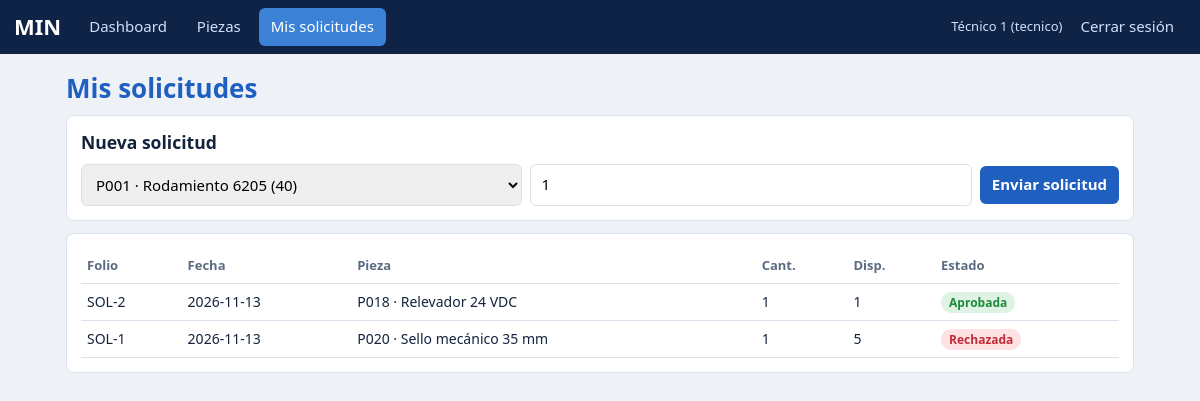
/solicitudes (signed in), run on the app's committed database.
### tables this page shows
CREATE TABLE usuarios(id INTEGER PRIMARY KEY, usuario TEXT UNIQUE, nombre TEXT, clave TEXT, rol TEXT);

CREATE TABLE solicitudes(id INTEGER PRIMARY KEY, usuario_id INTEGER, codigo TEXT, cantidad INTEGER, estado TEXT, fecha TEXT);

CREATE TABLE piezas(codigo TEXT PRIMARY KEY, nombre TEXT, categoria TEXT, cantidad INTEGER, minimo INTEGER, ubicacion TEXT);

### app.py (the view)
@app.route("/solicitudes")
@acceso("gerente", "tecnico")
def solicitudes():
    sql = "SELECT s.*, u.usuario AS solicitante, p.nombre, p.cantidad AS disp FROM solicitudes s JOIN usuarios u ON u.id=s.usuario_id LEFT JOIN piezas p ON p.codigo=s.codigo"
    par = ()
    if session["rol"] == "tecnico": sql += " WHERE s.usuario_id=?"; par = (session["uid"],)
    rows = db().execute(sql + " ORDER BY s.id DESC", par).fetchall()
    ps = db().execute("SELECT codigo,nombre,cantidad FROM piezas ORDER BY codigo").fetchall()
    return render_template("solicitudes.html", rows=rows, ps=ps, sel=request.args.get("pieza", ""))

### app.py (called while the page is built)
def db():
    if "db" not in g:
        g.db = sqlite3.connect(DB)
        g.db.row_factory = sqlite3.Row
    return g.db

@app.teardown_appcontext
def close(_):
    d = g.pop("db", None)
    if d: d.close()

def acceso(*roles):
    def deco(f):
        @wraps(f)
        def w(*a, **k):
            if "uid" not in session: return redirect(url_for("login"))
            if roles and session["rol"] not in roles: abort(403)
            return f(*a, **k)
        return w
    return deco

### templates/solicitudes.html (shortened to what this page needs)
{% extends "base.html" %}
{% block c %}
<h1>{{ 'Solicitudes por autorizar' if session.rol == 'gerente' else 'Mis solicitudes' }}</h1>
{% if session.rol == 'tecnico' %}
<div class="card">
    <h3>Nueva solicitud</h3>
    <form class="row" method="post" action="{{ url_for('solicitud_nueva') }}">
        <select name="codigo" aria-label="Pieza">
            {% for p in ps %}
                <option value="{{ p.codigo }}" {{ 'selected' if p.codigo == sel }}>{{ p.codigo }} · {{ p.nombre }} ({{ p.cantidad }})</option>
            {% endfor %}
        </select>
        <input name="cantidad" type="number" min="1" value="1" aria-label="Cantidad">
        <button>Enviar solicitud</button>
    </form>
</div>
{% endif %}
<div class="card">
    <table>
        <tr>
            <th>Folio</th>
            <th>Fecha</th>
            <th>Pieza</th>
            <th>Cant.</th>
            <th>Disp.</th>
            <th>Estado</th>
        </tr>
        {% for r in rows %}
        <tr>
            <td>SOL-{{ r.id }}</td>
            <td>{{ r.fecha }}</td>
            <td>{{ r.codigo }} · {{ r.nombre or '(eliminada)' }}</td>
            <td>{{ r.cantidad }}</td>
            <td>{{ r.disp or 0 }}</td>
            <td><span class="tag {{ r.estado }}">{{ r.estado }}</span></td>
        </tr>
        {% else %}
        <tr>
            <td colspan="8">Sin solicitudes.</td>
        </tr>
        {% endfor %}
    </table>
</div>
{% endblock %}

### templates/base.html (shortened to what this page needs)
<!DOCTYPE html>
<html lang="es">
    <head>
        <link rel="stylesheet" href="{{ url_for('static', filename='style.css') }}">
    </head>
    <body>
        {% if session.uid %}
            {% set menu = {
                'admin': [('dashboard', 'Dashboard'), ('piezas', 'Piezas'), ('movimientos', 'Movimientos'), ('usuarios', 'Usuarios')],
                'gerente': [('dashboard', 'Dashboard'), ('piezas', 'Piezas'), ('solicitudes', 'Solicitudes'), ('movimientos', 'Movimientos'), ('reportes', 'Reportes')],
                'tecnico': [('dashboard', 'Dashboard'), ('piezas', 'Piezas'), ('solicitudes', 'Mis solicitudes')]
            }[session.rol] %}
            <header>
                <b>MIN</b>
                {% for e, n in menu %}
                    <a href="{{ url_for(e) }}" class="{{ 'on' if request.endpoint == e }}">{{ n }}</a>
                {% endfor %}
                <span>{{ session.nombre }} ({{ session.rol }})</span>
                <a href="{{ url_for('logout') }}">Cerrar sesión</a>
            </header>
        {% endif %}
        <main>
            {% block c %}{% endblock %}
        </main>
    </body>
</html>

### static/style.css (style rules this page uses)
:root { --bg:#eef2f7;--card:#fff;--tx:#14233c;--mu:#5b6b82;--nav:#0f2347;--pri:#1f5fbf;--bd:#d9e1ec;--ok:#1e8a3c;--okb:#dff3e4;--lo:#b07a00;--lob:#fff1c7;--no:#c42a35;--nob:#fde1e3;--inf:#dbeafe }
* { box-sizing:border-box }
body { margin:0;background:var(--bg);color:var(--tx);font:15px/1.45 "Segoe UI",Roboto,Arial,sans-serif }
h1,h2,h3 { margin:0 0 8px }
h1 { color:var(--pri);font-size:26px }
header { background:var(--nav);color:#fff;display:flex;gap:6px;align-items:center;padding:8px 14px;flex-wrap:wrap }
header b { font-size:22px;margin-right:10px }
header a { color:#cfe0ff;text-decoration:none;padding:8px 12px;border-radius:6px }
header a.on,header a:hover { background:#3b82d6;color:#fff }
header span { font-size:13px;color:#cfe0ff }
main { padding:16px;max-width:1100px;margin:auto }
.card { background:var(--card);border:1px solid var(--bd);border-radius:8px;padding:14px;margin-bottom:12px;overflow-x:auto }
table { border-collapse:collapse;width:100%;font-size:14px }
th,td { padding:8px 6px;text-align:left;border-bottom:1px solid var(--bd);white-space:nowrap }
th { color:var(--mu);font-size:13px }
.tag { padding:2px 8px;border-radius:10px;font-size:12px;font-weight:600 }
.ok.tag,.tag.Aprobada { background:var(--okb);color:var(--ok) }
.no.tag,.tag.Rechazada { background:var(--nob);color:var(--no) }
button,.btn { cursor:pointer;border:0;border-radius:6px;padding:8px 12px;background:var(--pri);color:#fff;font:inherit;font-weight:600;text-decoration:none;display:inline-block }
input,select { padding:9px 10px;border:1px solid var(--bd);border-radius:6px;font:inherit;width:100% }
.row { display:flex;gap:8px;flex-wrap:wrap;align-items:center }
.row input,.row select { flex:1;min-width:140px;width:auto }

### data on the page
usuarios: nombre "Técnico 1"
solicitudes: id "2", fecha "2026-11-13", codigo "P018", nombre "Relevador 24 VDC", cantidad "1", estado "Aprobada"
solicitudes: id "1", fecha "2026-11-13", codigo "P020", nombre "Sello mecánico 35 mm", cantidad "1", cantidad "5", estado "Rechazada"

### other printed values
{{ n }} "Dashboard" "Piezas" "Mis solicitudes"
{{ session.rol }} "tecnico"
form field codigo "P001 · Rodamiento 6205 (40)"
